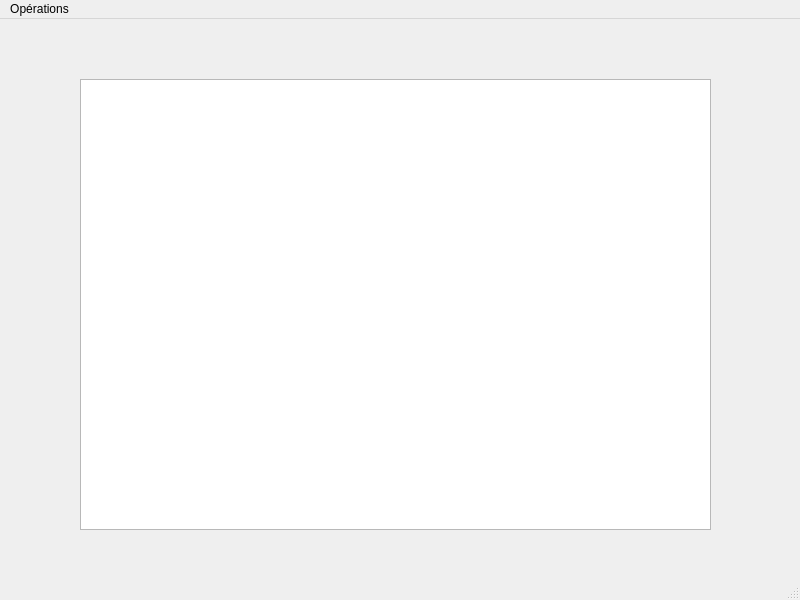
<?xml version="1.0" encoding="UTF-8"?>
<ui version="4.0">
 <class>BibliographieInterface</class>
 <widget class="QMainWindow" name="BibliographieInterface">
  <property name="geometry">
   <rect>
    <x>0</x>
    <y>0</y>
    <width>800</width>
    <height>600</height>
   </rect>
  </property>
  <property name="windowTitle">
   <string>BibliographieInterface</string>
  </property>
  <widget class="QWidget" name="centralwidget">
   <widget class="QTextEdit" name="affichage">
    <property name="geometry">
     <rect>
      <x>80</x>
      <y>60</y>
      <width>631</width>
      <height>451</height>
     </rect>
    </property>
   </widget>
  </widget>
  <widget class="QMenuBar" name="menubar">
   <property name="geometry">
    <rect>
     <x>0</x>
     <y>0</y>
     <width>800</width>
     <height>22</height>
    </rect>
   </property>
   <widget class="QMenu" name="menuOp_rations">
    <property name="title">
     <string>Opérations</string>
    </property>
    <widget class="QMenu" name="menuAjouter_une_r_f_rence">
     <property name="title">
      <string>Ajouter une référence</string>
     </property>
     <addaction name="actionJournal"/>
     <addaction name="actionOuvrage"/>
    </widget>
    <addaction name="menuAjouter_une_r_f_rence"/>
    <addaction name="actionSupprimer_une_r_f_rence"/>
    <addaction name="actionQuitter"/>
   </widget>
   <addaction name="menuOp_rations"/>
  </widget>
  <widget class="QStatusBar" name="statusbar"/>
  <action name="actionJournal">
   <property name="text">
    <string>Journal</string>
   </property>
  </action>
  <action name="actionOuvrage">
   <property name="text">
    <string>Ouvrage</string>
   </property>
  </action>
  <action name="actionSupprimer_une_r_f_rence">
   <property name="text">
    <string>Supprimer une référence</string>
   </property>
  </action>
  <action name="actionQuitter">
   <property name="text">
    <string>Quitter</string>
   </property>
  </action>
 </widget>
 <resources/>
 <connections>
  <connection>
   <sender>actionQuitter</sender>
   <signal>triggered()</signal>
   <receiver>BibliographieInterface</receiver>
   <slot>close()</slot>
   <hints>
    <hint type="sourcelabel">
     <x>-1</x>
     <y>-1</y>
    </hint>
    <hint type="destinationlabel">
     <x>399</x>
     <y>299</y>
    </hint>
   </hints>
  </connection>
  <connection>
   <sender>actionJournal</sender>
   <signal>triggered()</signal>
   <receiver>BibliographieInterface</receiver>
   <slot>dialogAjouterJournal()</slot>
   <hints>
    <hint type="sourcelabel">
     <x>-1</x>
     <y>-1</y>
    </hint>
    <hint type="destinationlabel">
     <x>399</x>
     <y>299</y>
    </hint>
   </hints>
  </connection>
  <connection>
   <sender>affichage</sender>
   <signal>textChanged()</signal>
   <receiver>BibliographieInterface</receiver>
   <slot>affichage()</slot>
   <hints>
    <hint type="sourcelabel">
     <x>395</x>
     <y>307</y>
    </hint>
    <hint type="destinationlabel">
     <x>399</x>
     <y>299</y>
    </hint>
   </hints>
  </connection>
  <connection>
   <sender>actionOuvrage</sender>
   <signal>triggered()</signal>
   <receiver>BibliographieInterface</receiver>
   <slot>dialogAjouterOuvrage()</slot>
   <hints>
    <hint type="sourcelabel">
     <x>-1</x>
     <y>-1</y>
    </hint>
    <hint type="destinationlabel">
     <x>399</x>
     <y>299</y>
    </hint>
   </hints>
  </connection>
  <connection>
   <sender>actionSupprimer_une_r_f_rence</sender>
   <signal>triggered()</signal>
   <receiver>BibliographieInterface</receiver>
   <slot>dialogSupprimerReference()</slot>
   <hints>
    <hint type="sourcelabel">
     <x>-1</x>
     <y>-1</y>
    </hint>
    <hint type="destinationlabel">
     <x>399</x>
     <y>299</y>
    </hint>
   </hints>
  </connection>
 </connections>
 <slots>
  <slot>dialogAjouterJournal()</slot>
  <slot>affichage()</slot>
  <slot>dialogAjouterOuvrage()</slot>
  <slot>dialogSupprimerReference()</slot>
 </slots>
</ui>
